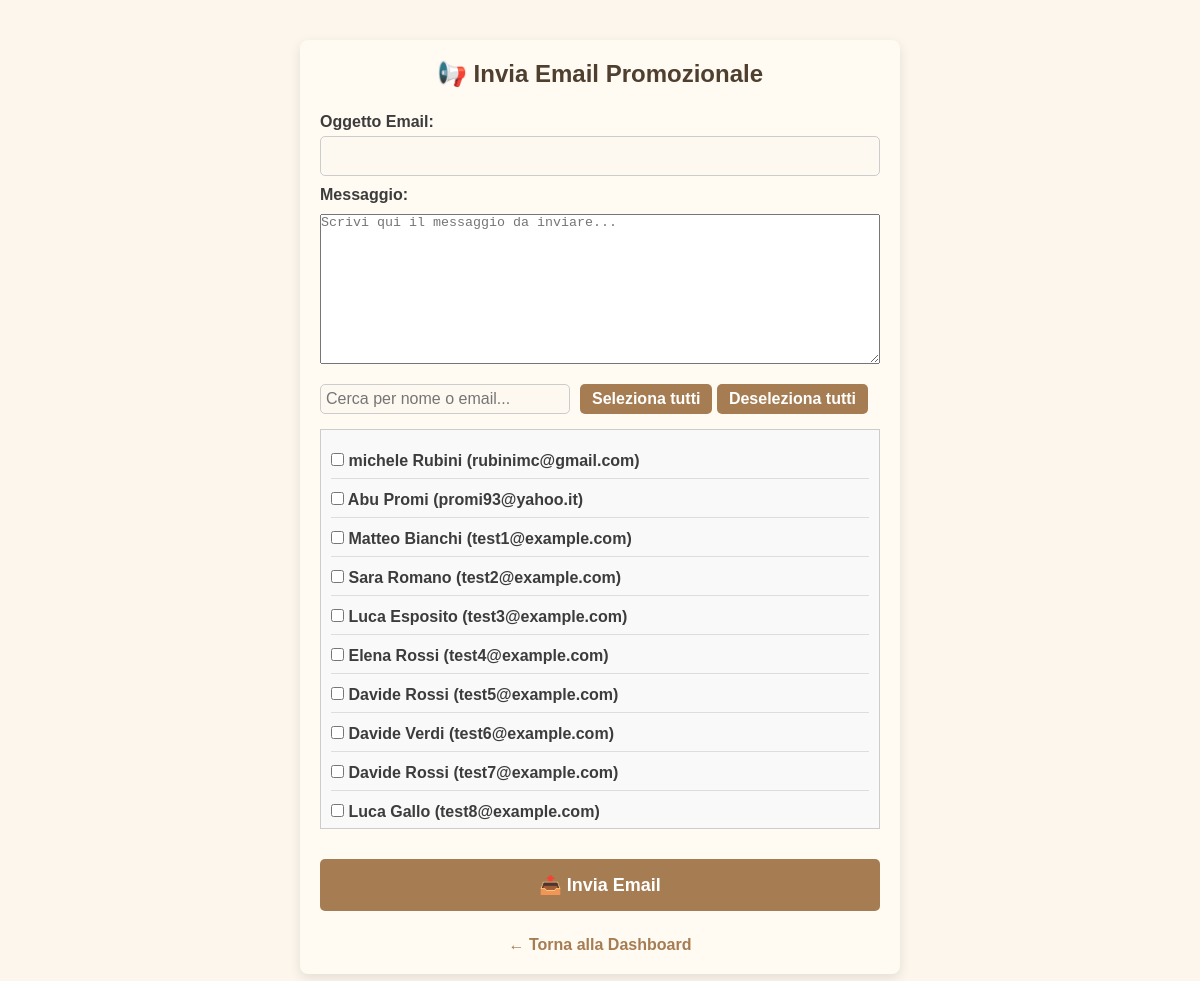
The app's page /admin_marketing (signed in), older data.
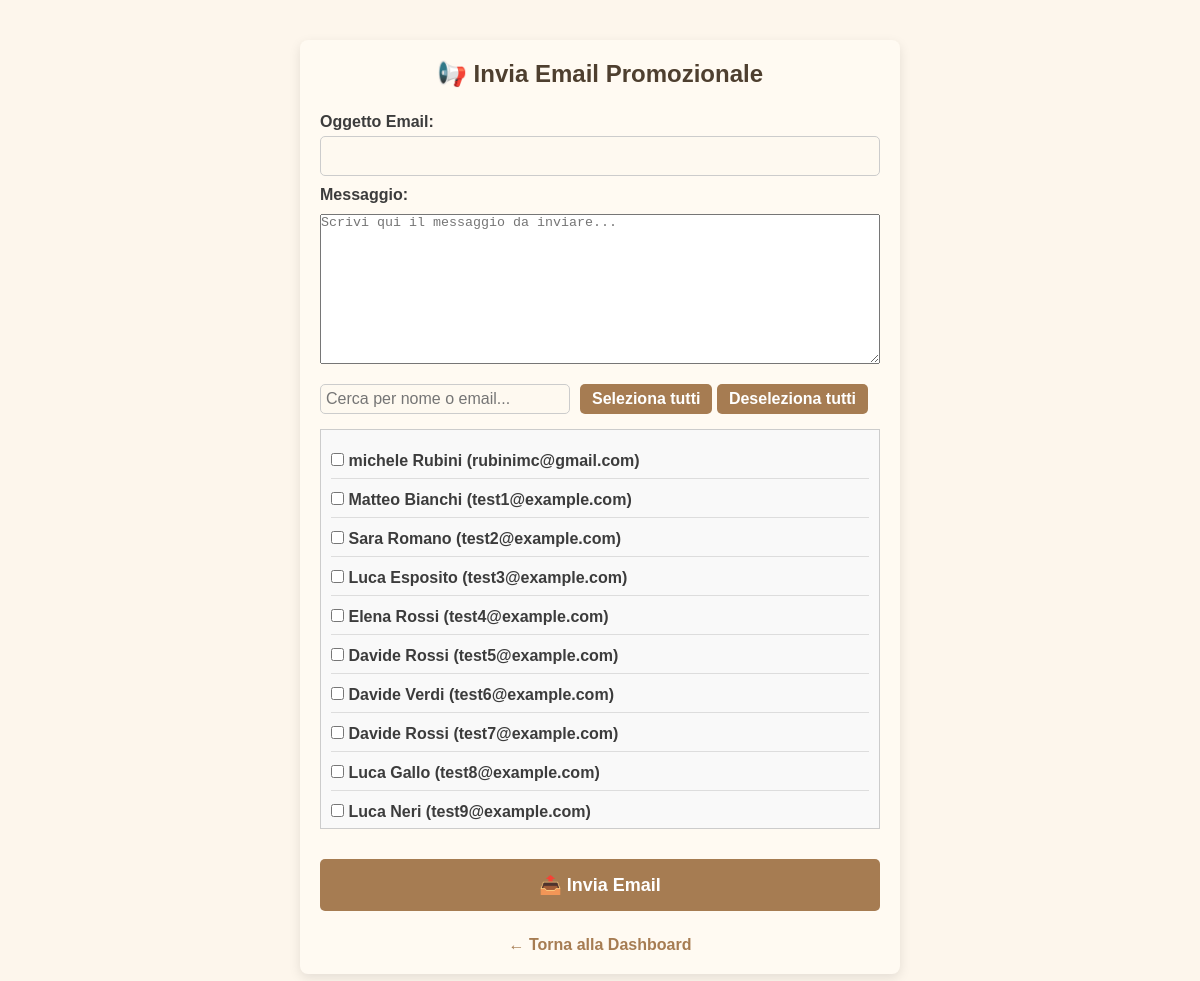
The same page, newer data.
### tables this page shows
CREATE TABLE users (
            id INTEGER PRIMARY KEY AUTOINCREMENT,
            username TEXT NOT NULL UNIQUE,
            password TEXT NOT NULL
        , name TEXT NOT NULL DEFAULT 'NOME', surname TEXT NOT NULL DEFAULT 'COGNOME', phone TEXT NOT NULL DEFAULT '0000000000', email TEXT, newsletter_optin INTEGER DEFAULT 0);

### app.py (the view, shortened to what this page needs)
@app.route('/admin_marketing', methods=['GET', 'POST'])
def admin_marketing():
    if 'admin' not in session:
        return redirect(url_for('login_admin'))
    conn = sqlite3.connect('bookings.db')
    cursor = conn.cursor()
    cursor.execute("SELECT name || ' ' || surname, email FROM users WHERE newsletter_optin = 1")
    users = cursor.fetchall()
    conn.close()
    return render_template('admin_marketing.html', users=users)

### templates/admin_marketing.html (shortened to what this page needs)
<!DOCTYPE html>
<html lang="it">
<head>
  <link rel="stylesheet" href="{{ url_for('static', filename='style.css') }}">
</head>
<body>
  <div class="container">
    <h2>📢 Invia Email Promozionale</h2>
    <form method="post">
      <label for="subject">Oggetto Email:</label>
      <input type="text" name="subject" id="subject" required>
      <label for="message">Messaggio:</label>
      <textarea name="message" required placeholder="Scrivi qui il messaggio da inviare..."></textarea>
      <div id="filters">
        <input type="text" id="search" placeholder="Cerca per nome o email...">
        <div class="group-actions">
          <button type="button" onclick="selectAll()">Seleziona tutti</button>
          <button type="button" onclick="deselectAll()">Deseleziona tutti</button>
        </div>
      </div>
      <div id="user-list-wrapper">
        <div id="user-list">
          {% for user in users %}
            <div class="user-box">
              <label>
                <input type="checkbox" name="selected_users" value="{{ user[1] }}">
                <span class="user-name">{{ user[0] }}</span> (<span class="user-email">{{ user[1] }}</span>)
              </label>
            </div>
          {% else %}
            <p>Nessun utente ha acconsentito a ricevere comunicazioni.</p>
          {% endfor %}
        </div>
      </div>
      <button type="submit" class="big-btn" style="margin-top: 10px;">📤 Invia Email</button>
    </form>
    <a href="{{ url_for('admin_dashboard') }}" style="display: block; margin-top: 15px;">← Torna alla Dashboard</a>
  </div>
</body>
</html>

### static/style.css (style rules this page uses)
* { box-sizing: border-box; margin: 0; padding: 0; }
body { font-family: 'Arial', sans-serif; background-color: #fdf6ec; color: #333; display: flex; flex-direction: column; align-items: center; padding: 20px; }
.container { width: 100%; max-width: 600px; background: #fffaf2; padding: 20px; border-radius: 8px; box-shadow: 0 4px 12px rgba(0, 0, 0, 0.1); margin: 20px 0; }
h1, h2, h3 { text-align: center; color: #4e3f2f; margin-bottom: 15px; }
form { display: flex; flex-direction: column; }
label { font-weight: bold; margin-top: 10px; color: #3c3c3c; }
input, select, button { padding: 10px; margin-top: 5px; background-color: #fef9f0; color: #333; border: 1px solid #ccc; border-radius: 5px; font-size: 16px; }
button { background-color: #a67c52; color: #fff; cursor: pointer; font-weight: bold; transition: background-color 0.3s; border: none; }
.big-btn { width: 100%; padding: 15px; font-size: 18px; margin: 10px 0; }
a { display: block; text-align: center; margin-top: 15px; text-decoration: none; color: #a67c52; font-weight: bold; }

### templates/admin_marketing.html (style rules this page uses)
textarea { width: 100%; min-height: 150px; margin-top: 10px; }
.user-box { border-bottom: 1px solid #ddd; padding: 8px 0; }
#filters { margin: 15px 0; display: flex; gap: 10px; flex-wrap: wrap; }
#filters input[type="text"] { padding: 5px; width: 250px; }
#filters button, .group-actions button { padding: 6px 12px; cursor: pointer; }
#user-list-wrapper { max-height: 400px; overflow-y: auto; border: 1px solid #ccc; padding: 10px; background-color: #f9f9f9; margin-bottom: 20px; }

Row changes from the older to the newer data that the page shows:
removed users: user "Abu Promi", email "promi93@yahoo.it"
now on this page (row unchanged): users: user "Luca Neri", email "test9@example.com"
